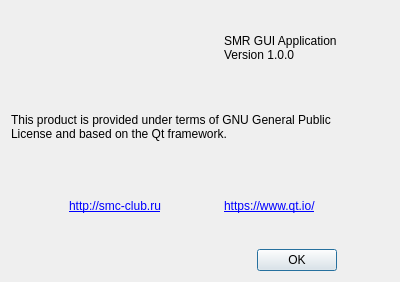
<?xml version="1.0" encoding="UTF-8"?>
<ui version="4.0">
 <class>AboutDialog</class>
 <widget class="QDialog" name="AboutDialog">
  <property name="geometry">
   <rect>
    <x>0</x>
    <y>0</y>
    <width>400</width>
    <height>282</height>
   </rect>
  </property>
  <property name="windowTitle">
   <string>About SMRWallet</string>
  </property>
  <layout class="QGridLayout" name="gridLayout">
   <item row="3" column="4">
    <spacer name="horizontalSpacer">
     <property name="orientation">
      <enum>Qt::Horizontal</enum>
     </property>
     <property name="sizeHint" stdset="0">
      <size>
       <width>40</width>
       <height>20</height>
      </size>
     </property>
    </spacer>
   </item>
   <item row="2" column="3">
    <widget class="QLabel" name="qtUrl">
     <property name="text">
      <string>&lt;a href=&quot;https://www.qt.io/&quot;&gt;https://www.qt.io/&lt;/a&gt;</string>
     </property>
    </widget>
   </item>
   <item row="0" column="0" colspan="3">
    <widget class="QLabel" name="logoLabel">
     <property name="text">
      <string/>
     </property>
     <property name="pixmap">
      <pixmap resource="resources.qrc">:/SMR_Logo_all1.png</pixmap>
     </property>
     <property name="scaledContents">
      <bool>false</bool>
     </property>
    </widget>
   </item>
   <item row="2" column="0">
    <spacer name="horizontalSpacer_5">
     <property name="orientation">
      <enum>Qt::Horizontal</enum>
     </property>
     <property name="sizeHint" stdset="0">
      <size>
       <width>40</width>
       <height>20</height>
      </size>
     </property>
    </spacer>
   </item>
   <item row="2" column="4">
    <spacer name="horizontalSpacer_4">
     <property name="orientation">
      <enum>Qt::Horizontal</enum>
     </property>
     <property name="sizeHint" stdset="0">
      <size>
       <width>30</width>
       <height>20</height>
      </size>
     </property>
    </spacer>
   </item>
   <item row="3" column="0">
    <spacer name="horizontalSpacer_2">
     <property name="orientation">
      <enum>Qt::Horizontal</enum>
     </property>
     <property name="sizeHint" stdset="0">
      <size>
       <width>40</width>
       <height>20</height>
      </size>
     </property>
    </spacer>
   </item>
   <item row="2" column="2">
    <spacer name="horizontalSpacer_3">
     <property name="orientation">
      <enum>Qt::Horizontal</enum>
     </property>
     <property name="sizeHint" stdset="0">
      <size>
       <width>40</width>
       <height>20</height>
      </size>
     </property>
    </spacer>
   </item>
   <item row="1" column="0" colspan="4">
    <widget class="QLabel" name="descriptionLabel">
     <property name="text">
      <string>This product is provided under terms of GNU General Public License and based on the Qt framework.</string>
     </property>
     <property name="wordWrap">
      <bool>true</bool>
     </property>
    </widget>
   </item>
   <item row="2" column="1">
    <widget class="QLabel" name="smrUrl">
     <property name="text">
      <string>&lt;a href=&quot;http://smc-club.ru&quot;&gt;http://smc-club.ru&lt;/a&gt;</string>
     </property>
     <property name="textFormat">
      <enum>Qt::RichText</enum>
     </property>
    </widget>
   </item>
   <item row="3" column="2" colspan="2">
    <widget class="QDialogButtonBox" name="buttonBox">
     <property name="orientation">
      <enum>Qt::Horizontal</enum>
     </property>
     <property name="standardButtons">
      <set>QDialogButtonBox::Ok</set>
     </property>
    </widget>
   </item>
   <item row="0" column="3">
    <widget class="QLabel" name="versionLabel">
     <property name="text">
      <string>SMR GUI Application 
Version 1.0.0</string>
     </property>
    </widget>
   </item>
  </layout>
 </widget>
 <resources>
  <include location="resources.qrc"/>
 </resources>
 <connections>
  <connection>
   <sender>buttonBox</sender>
   <signal>accepted()</signal>
   <receiver>AboutDialog</receiver>
   <slot>accept()</slot>
   <hints>
    <hint type="sourcelabel">
     <x>248</x>
     <y>254</y>
    </hint>
    <hint type="destinationlabel">
     <x>157</x>
     <y>274</y>
    </hint>
   </hints>
  </connection>
  <connection>
   <sender>buttonBox</sender>
   <signal>rejected()</signal>
   <receiver>AboutDialog</receiver>
   <slot>reject()</slot>
   <hints>
    <hint type="sourcelabel">
     <x>316</x>
     <y>260</y>
    </hint>
    <hint type="destinationlabel">
     <x>286</x>
     <y>274</y>
    </hint>
   </hints>
  </connection>
 </connections>
</ui>
